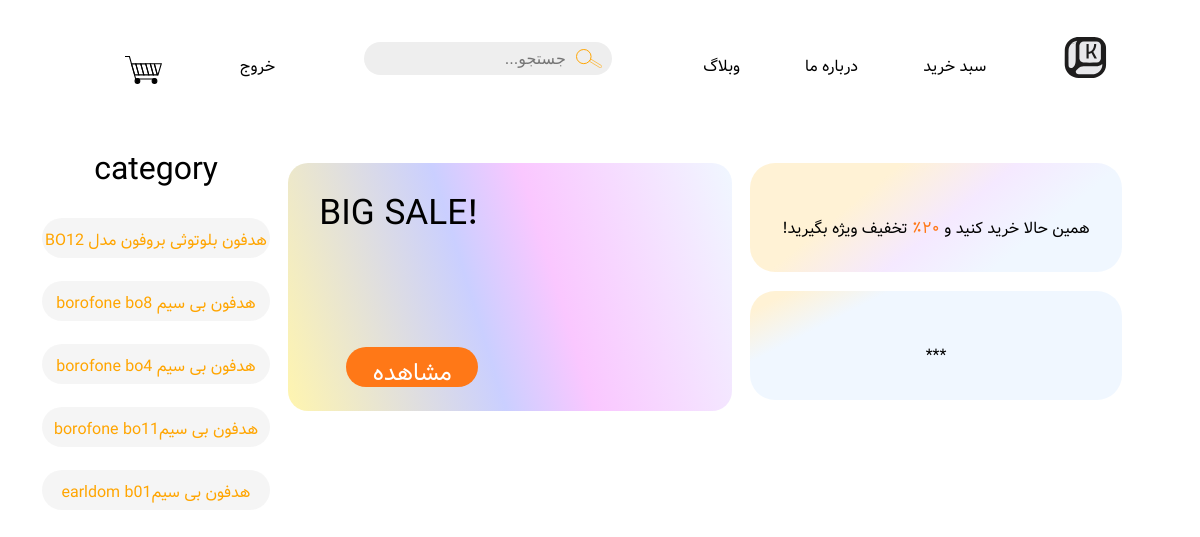
/products/هدفون بی سیم borofone bo8/, run on the app's committed database.
### product/models.py (models this page shows, shortened)
class BaseProducts(models.Model):
    name = models.CharField(max_length=50, verbose_name="نام")
    category = models.CharField(max_length=50, verbose_name="دسته‌بندی")
    img = models.ImageField(upload_to="media/", null=True)
    description = models.TextField(max_length=300,verbose_name="توضیحات", null=True, blank=True)
    stock = models.PositiveIntegerField(default=0, verbose_name="موجودی")
    date_created = models.DateTimeField(auto_now_add=True,verbose_name="تاریخ ثبت محصول", null=True, blank=True)
    deleted = models.BooleanField()
    is_activated = models.BooleanField()
    def __str__(self):
        return self.name
    class Meta:
        verbose_name = "محصول پایه"
        verbose_name_plural = 'محصولات پایه'

### product/views.py (the view)
# urls.py: path('products/<str:category>/', product_list, name='product_list'),
def product_list(request, category):
    products = BaseProducts.objects.filter(category=category)
    categories = BaseProducts.objects.all()
    return render(request, 'products/product_list.html', {'products': products, 'categories': categories})

### templates/products/product_list.html (shortened to what this page needs)
{% load static %}
<!doctype html>
<html lang="en">
<head>
    <link href="{% static 'css/navbar.css' %}" rel="stylesheet">
    <link href="{% static 'css/products/product_list.css' %}" rel="stylesheet">
    <link href="{% static 'css/rtl.css' %}" rel="stylesheet">
</head>
<body>
{% include 'templates/home/navbar.html' %}
<div class="container_productList">
    <div class="content_productlist">
        <div class="content_header">
            <div class="bigSale">
                <div style="    padding-right: 50%;display: flex;flex-direction: column;gap: 105px">
                    <div style="font-size: 2.2rem">!BIG SALE</div>
                    <div style="background: #ff7817;color: white;width: 83%;text-align: center;height: 32px;border-radius: 25px; padding-top: 5%; font-size: 1.5rem;cursor: pointer">
                        <a>مشاهده</a></div>
                </div>
            </div>
            <div style="width: 42%;">
                <div style="    margin-top: 5%;
    height: 20%;
    border-radius: 25px;
    background: linear-gradient(321deg, rgba(240, 247, 255, 1) 26%, rgba(245, 233, 255, 1) 47%, rgba(255, 242, 213, 1) 70%);
    text-align: center;padding-top: 14%">
                    همین حالا خرید کنید و <span style="color: #ff7817;">۲۰٪</span> تخفیف ویژه بگیرید!
                </div>
                <div style="    margin-top: 5%;
    height: 20%;
    border-radius: 25px;
    background: linear-gradient(333deg, rgba(240,247,255,1) 76%, rgba(255,242,213,1) 93%);
    text-align: center;
    padding-top: 14%">***
                </div>
            </div>
        </div>
    </div>
    <div class="content_categories">
        <div style="font-size: 2rem;">category</div>
        {% for category in categories %}
            {% if forloop.first or category != previous_category %}
                <div class="category-item">
                    <a class="category" href="{% url 'productBlog:product_list' category=category %}">
                        <div class="category-name">{{ category }}</div>
                    </a>
                </div>
            {% endif %}
        {% endfor %}
    </div>
</div>
</body>
</html>

### home/static/css/navbar.css (style rules this page uses)
html, body { padding: 0; margin: 0; direction: rtl; }

### home/static/css/products/product_list.css (style rules this page uses)
.container_productList { display: flex; width: 100%; justify-content: center; padding-top: 1%; }
.content_productlist { width: 74%; }
.content_categories { width: 19% }
.content_header { display: flex; flex-direction: row-reverse; }
.bigSale { width: 50%; margin: 2%; background: linear-gradient(253deg, rgba(240, 247, 255, 1) 0%, rgba(250, 199, 255, 1) 41%, rgba(202, 207, 255, 1) 58%, rgba(255, 245, 175, 1) 100%); border-radius: 20px; display: flex; flex-direction: row-reverse; justify-content: center; align-items: center; position: relative; height: 248px }
.content_categories { text-align: center; display: flex; flex-direction: column; gap: 23px; }
.category { text-decoration: none; }
.category-name { color: orange; height: 30px; background: #eeeeee96; border-radius: 25px; padding-top: 10px; }

### home/static/css/rtl.css (style rules this page uses)
html, body { padding: 0; margin: 0; direction: rtl; font-family: 'myFont', Arial, sans-serif; }

### data on the page
BaseProducts: name "هدفون بلوتوثی بروفون مدل BO12"
BaseProducts: name "هدفون بی سیم borofone bo8"
BaseProducts: name "هدفون بی سیم borofone bo4"
BaseProducts: name "هدفون بی سیمborofone bo11"
BaseProducts: name "هدفون بی سیمearldom b01"
